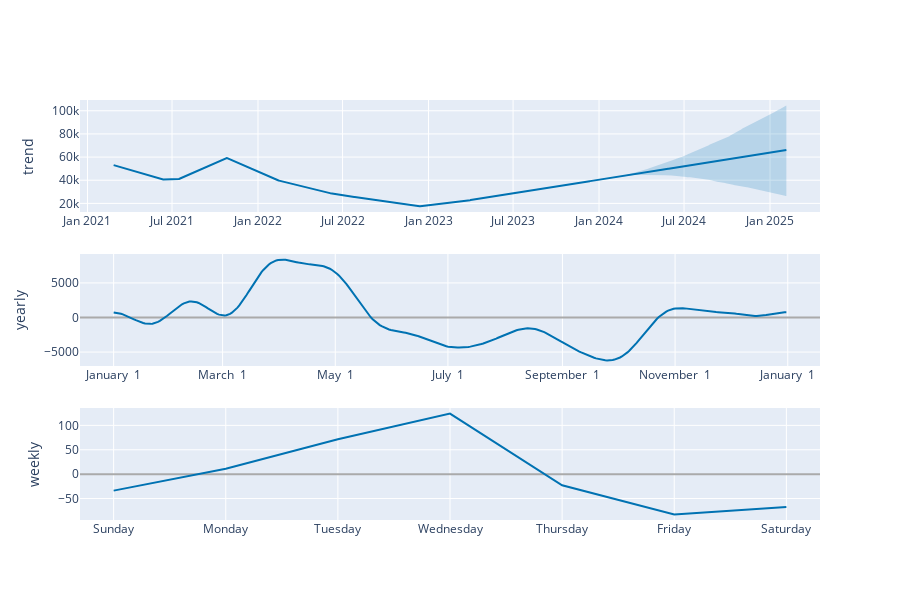

Notebook code cell kept with this figure:
### Code cell
plot_components_plotly(m, forecast)

### Figure 1 — Plotly figure (JSON) as saved in the notebook; plotly's stock layout.template omitted (floating-point values rounded to 4 significant figures; data arrays with more than 128 entries replaced by an {"elided": "..."} marker saying what was removed)
{"data": [{"line": {"color": "#0072B2", "width": 2}, "mode": "lines", "name": "trend", "type": "scatter", "x": {"elided": "1441 str values"}, "xaxis": "x", "y": {"elided": "1441 float values"}, "yaxis": "y"}, {"line": {"color": "rgba(0, 114, 178, 0.2)", "width": 0}, "mode": "lines", "name": "trend_upper", "type": "scatter", "x": {"elided": "1441 str values"}, "xaxis": "x", "y": {"elided": "1441 float values"}, "yaxis": "y"}, {"fill": "tonexty", "fillcolor": "rgba(0, 114, 178, 0.2)", "line": {"color": "rgba(0, 114, 178, 0.2)", "width": 0}, "mode": "lines", "name": "trend_lower", "type": "scatter", "x": {"elided": "1441 str values"}, "xaxis": "x", "y": {"elided": "1441 float values"}, "yaxis": "y"}, {"line": {"color": "#0072B2", "width": 2}, "mode": "lines", "name": "yearly", "type": "scatter", "x": {"elided": "365 str values"}, "xaxis": "x2", "y": {"elided": "365 float values"}, "yaxis": "y2"}, {"line": {"color": "#0072B2", "width": 2}, "mode": "lines", "name": "weekly", "type": "scatter", "x": ["2017-01-01T00:00:00", "2017-01-02T00:00:00", "2017-01-03T00:00:00", "2017-01-04T00:00:00", "2017-01-05T00:00:00", "2017-01-06T00:00:00", "2017-01-07T00:00:00"], "xaxis": "x3", "y": [-33.83, 11.0, 71.6, 124.1, -22.9, -82.57, -67.42], "yaxis": "y3"}], "layout": {"height": 600, "showlegend": false, "width": 900, "xaxis": {"anchor": "y", "domain": [0, 1], "range": ["2020-12-16T00:00:00", "2025-04-18T00:00:00"], "type": "date"}, "xaxis2": {"anchor": "y2", "domain": [0, 1], "range": ["2016-12-13T18:54:02.958904", "2018-01-18T11:04:57.863013"], "tickformat": "%B %e", "type": "date"}, "xaxis3": {"anchor": "y3", "domain": [0, 1], "range": ["2016-12-31T16:48:00", "2017-01-07T07:12:00"], "tickformat": "%A", "type": "date"}, "yaxis": {"anchor": "x", "domain": [0.7333, 1], "rangemode": "normal", "title": {"text": "trend"}, "zerolinecolor": "#AAA"}, "yaxis2": {"anchor": "x2", "domain": [0.3667, 0.6333], "title": {"text": "yearly"}, "zerolinecolor": "#AAA"}, "yaxis3": {"anchor": "x3", "domain": [0, 0.2667], "title": {"text": "weekly"}, "zerolinecolor": "#AAA"}}}
